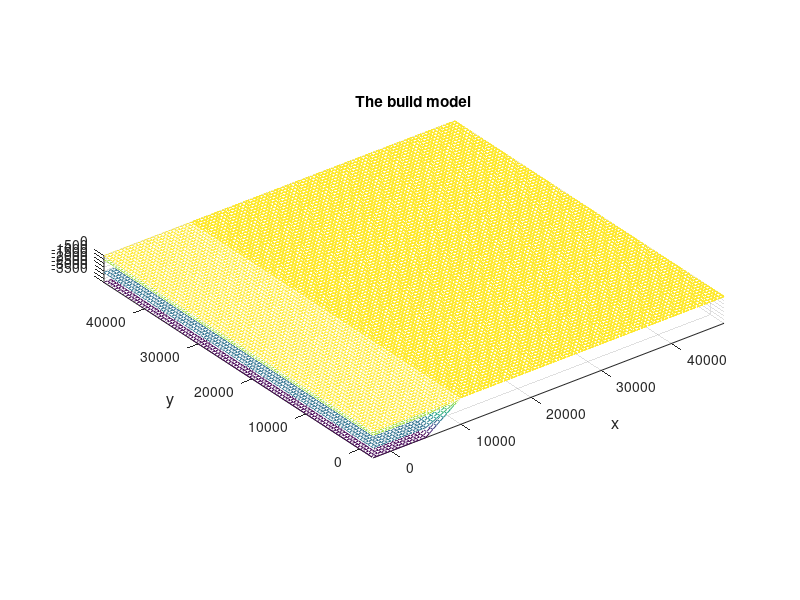

Recreate this plot in MATLAB. (Note: this script raises an error after producing the figure.)
% Generate a modified Can4 model (from E2VP)
% reference: Chaljub et al, 2015, 3D numerical simulation of earthquake ground motion
%   in sedimentary basins: testing accuracy through stringent models
clear all;
close all;

NI = 4;

H(1) =     0;
H(2) = - 173*3;
H(3) = - 725*3;
H(4) = -1156*3;

% media info od the first layer
rho(1) = 1000;
vp(1)  = 1500;
vs(1)  = 1000;
par_grad = 0.0;
par_pow  = 1; 


for ni = 2:NI
    rho(ni) = rho(ni-1) * 1.5;
    vp(ni)  =  vp(ni-1) * 1.5;
    vs(ni)  =  vs(ni-1) * 1.5;
end


%MINX = -2500.0; DX = 500.0; NX = 11;
MINX = -2500.0; DX = 500.0; NX = 101;
MINY = -2500.0; DY = 500.0; NY = 101;

xvec = [0:NX-1]*DX + MINX;
yvec = [0:NY-1]*DY + MINY;
[X,Y] = meshgrid(xvec,yvec);

elevation = zeros(NY,NX,NI);
grad3d    = zeros(NY,NX,NI);
pow3d     = zeros(NY,NX,NI);

Vp3d     = zeros(NY,NX,NI);
Vs3d     = zeros(NY,NX,NI);
Dp3d     = zeros(NY,NX,NI);

% calculate elevation 
for ni = 1:NI
    for j =1:NY
        for i = 1:NX
            elevation(j,i,ni) = H(ni) * min(1, (10000-xvec(i))/5000);
            if (elevation(j,i,ni) > 0) 
               elevation(j,i,ni) = 0;
            end
        end
    end

    % layer values
    Vp3d(:,:,ni) = vp(ni);
    Vs3d(:,:,ni) = vs(ni);
    Dp3d(:,:,ni) = rho(ni);
end
% const grad and pow
grad3d(:,:,:) = par_grad;
pow3d(:,:,:) = par_pow;

% plot
figure;
for ni = 1:NI
    mesh(X, Y, elevation(:,:,ni));
    hold on;
    xlabel('x','fontsize', 12);
    ylabel('y','fontsize', 12);
    axis image;
    title('The build model');
end

%%%% 
%figure;
%drawmodel(501,501,300,-2500,0,-3000,10,10,10,'rho.dat',[],0,[]);

%------------------------------------------------------------------------------
%-- create md3lay structure
%------------------------------------------------------------------------------

md.media_type = 'one_component'
%  one_component, 
%  acoustic_isotropic, 
%  elastic_isotropic, 
%  elastic_vti_prem, elastic_vti_thomsen, elastic_vti_cij,
%  elastic_tti_thomsen, elastic_tti_bond,
%  elastic_aniso_cij

md.num_of_intfce = NI;

md.nx = NX;
md.ny = NY;
md.dx = DX;
md.dy = DY;
md.x0 = MINX;
md.y0 = MINY;

%-- permute if order is not [x,y,layer]
for n = 1 : md.num_of_intfce
  md.elev{n}    = permute(elevation(:,:,n),[2,1]);

  md.val     {n} = permute(Dp3d     (:,:,n),[2,1]);
  md.val_coef{n} = permute(grad3d(:,:,n),[2,1]);
  md.val_pow {n} = permute(pow3d (:,:,n),[2,1]);
end

%-- export rho
filename = 'can4_rho.md3lay'
md3lay_export(filename, md);

%-- export Vp
for n = 1 : md.num_of_intfce
  md.val{n} = permute(Vp3d(:,:,n),[2,1]);
end
filename = 'can4_vp.md3lay'
md3lay_export(filename, md);

%-- export Vs
for n = 1 : md.num_of_intfce
  md.val{n} = permute(Vs3d(:,:,n),[2,1]);
end
filename = 'can4_vs.md3lay'
md3lay_export(filename, md);

